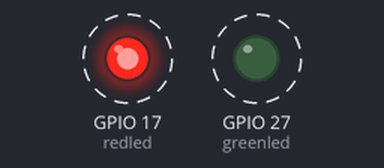
The program below on a simulated Raspberry Pi (BCM pin numbers). On the bench: output pins drawn as LEDs (lit = HIGH). Dashed ring = blinking.

Above: at 0.5 s.
Timing chart, 0 to 4.6 s (numbered marks = the images above):
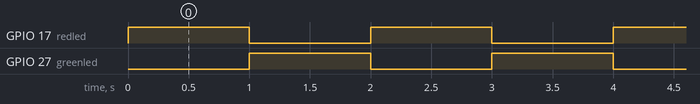

Measured:
- by itself, GPIO 17 (redled), GPIO 27 (greenled): alternates HIGH for 1.0 s and LOW for 1.0 s

The program:

led.py
```python
import RPi.GPIO as rg
import time

rg.setmode(rg.BCM)

greenled = 27
redled = 17

rg.setup(greenled, rg.OUT)
rg.setup(redled, rg.OUT)

try:
    while True:
        rg.output(greenled, rg.LOW)
        rg.output(redled, rg.HIGH)
        time.sleep(1)

        rg.output(greenled, rg.HIGH)
        rg.output(redled, rg.LOW)
        time.sleep(1)
except KeyboardInterrupt:
    rg.cleanup()
```
